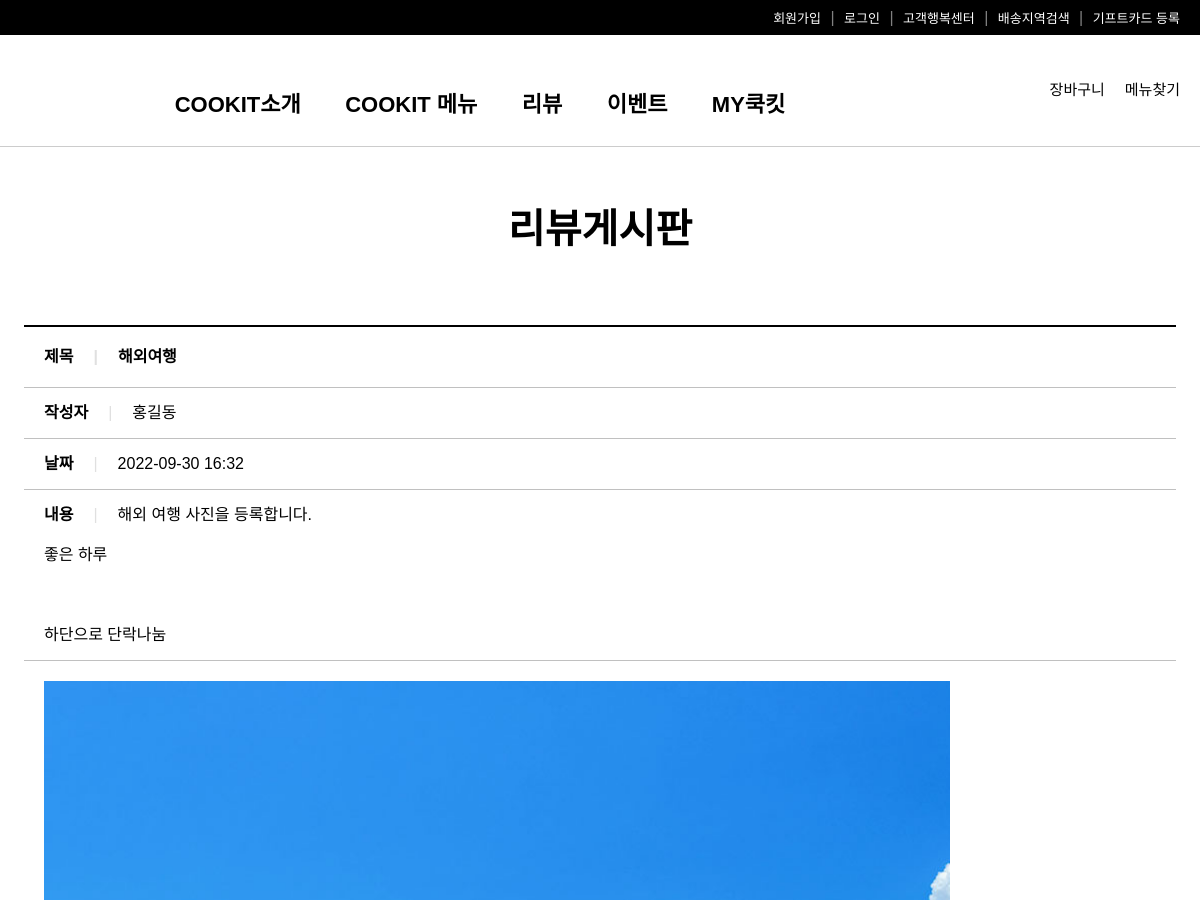
The page /freeBoard/1/1/1/28/fboardView (upper part) on the database as committed earlier.
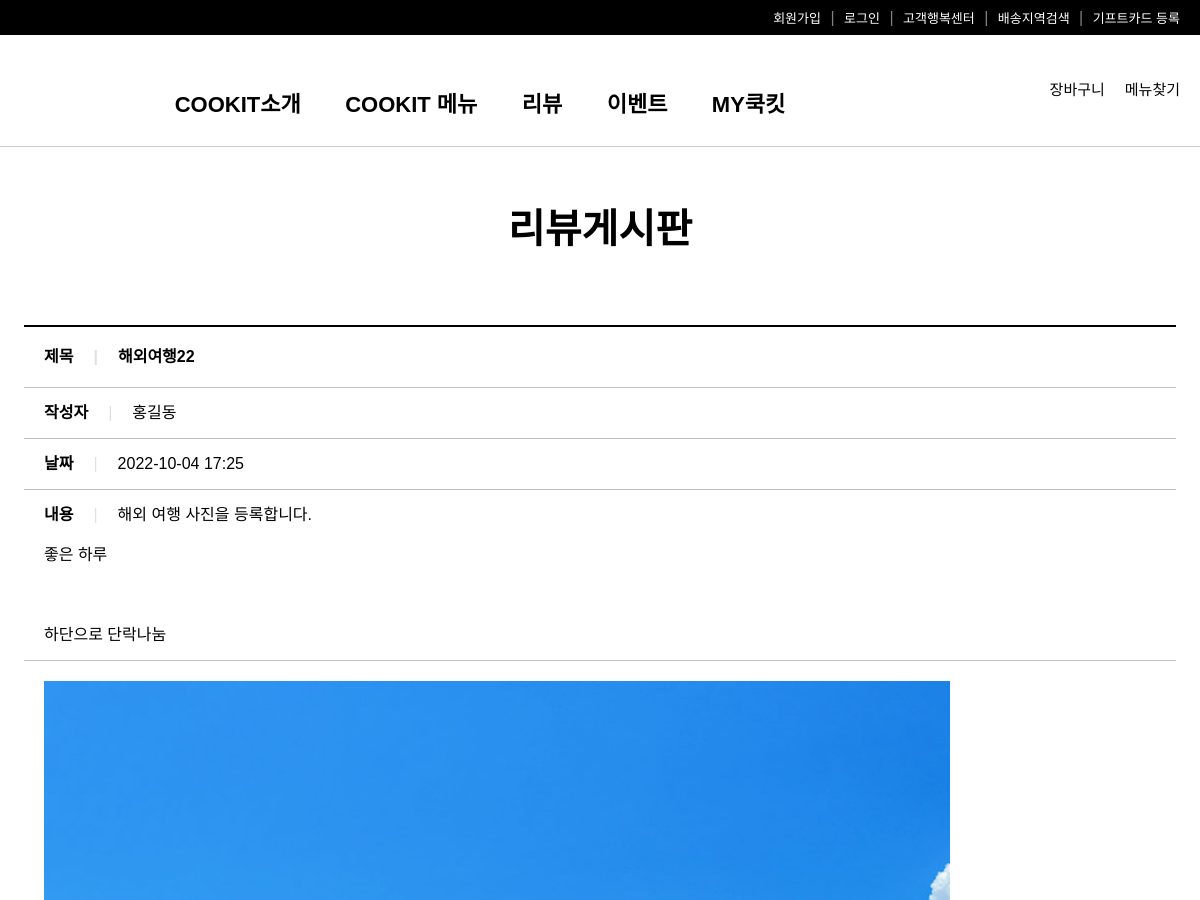
The same page on the database as committed later.
### freeBoard/models.py (models this page shows, shortened)
class Fboard(models.Model):
    b_no = models.AutoField(primary_key=True)
    member = models.ForeignKey(Member,on_delete=models.DO_NOTHING,null=True)
    b_title = models.CharField(max_length=1000)
    b_content = models.TextField()
    b_date = models.DateTimeField(default=datetime.now(),blank=True)
    b_group = models.IntegerField(default=0)
    b_step = models.IntegerField(default=0)
    b_indent = models.IntegerField(default=0)
    b_hit = models.IntegerField(default=1)
    b_file = models.ImageField(blank=True)

### member/models.py (models this page shows, shortened)
class Member(models.Model):
    id = models.CharField(primary_key=True, max_length=40)
    pw = models.CharField(max_length=40)
    name = models.CharField(max_length=40)
    tel = models.CharField(max_length=20)
    birth = models.DateField(blank=True)
    gender = models.CharField(max_length=10)
    email = models.CharField(max_length=30)
    zipcode = models.CharField(max_length=100)
    address1 = models.CharField(max_length=300)
    address2 = models.CharField(max_length=200)
    hobby = models.CharField(max_length=50)
    reg_date = models.DateTimeField(default=datetime.now(),blank=True)

### freeBoard/views.py (the view)
# urls.py: path('<int:nowpage>/<str:category>/<str:sword>/<str:b_no>/fboardView',views.fboardView,name="fboardView"),
def fboardView(request,nowpage,category,sword,b_no):
    qs = Fboard.objects.get(b_no=b_no)
    print("views :",b_no)
    context = {"fboard":qs,'nowpage':nowpage,"category":category,"sword":sword}
    return render(request,'fboardView.html',context)

### freeBoard/templates/fboardView.html (shortened to what this page needs)
{% load static %}
<!DOCTYPE html>
<html lang="ko">
<head>
  <link rel="stylesheet" href="https://cdnjs.cloudflare.com/ajax/libs/font-awesome/5.12.1/css/all.min.css">
  <link rel="stylesheet" href="{% static 'css/style.css' %}">
  <link rel="stylesheet" href="{% static 'css/read.css' %}">
</head>
<body>
  <header>
    <ul>
      <li>회원가입</li> <span>|</span>
      <li>로그인</li> <span>|</span>
      <li>고객행복센터</li> <span>|</span>
      <li>배송지역검색</li> <span>|</span>
      <li>기프트카드 등록</li>
    </ul>
  </header>
  <nav>
    <div class="logo"></div>
    <div id="search">
      <div class="search"></div><br>
      <span>메뉴찾기</span>
    </div>
    <div id="cart">
      <div class="cart"></div><br>
      <span>장바구니</span>
    </div>
    <div class="nav-menu">
      <ul>
        <li>COOKIT소개</li>
        <li>COOKIT 메뉴</li>
        <li>리뷰</li>
        <li>이벤트</li>
        <li>MY쿡킷</li>
      </ul>
    </div>
  </nav>
  <section>
    <h1>리뷰게시판</h1>
    <table>
      <tr>
        <th><strong>제목</strong><span class="separator">|</span>{{fboard.b_title}}</th>
      </tr>
      <tr>
        <td><strong>작성자</strong><span class="separator">|</span>{{fboard.member.name}}</td>
      </tr>
      <tr>
        <td><strong>날짜</strong><span class="separator">|</span>{{fboard.b_date|date:'Y-m-d H:i'}}</td>
      </tr>
      <tr>
        <td><strong>내용</strong><span class="separator">|</span>{{fboard.b_content | safe }}</td>
      </tr>
      <tr>
        <td class="article">
          <img src="/media/{{fboard.b_file}}" alt="" width="80%">
        </td>
      </tr>
    </table>
  </section>
</body>
</html>

Rows that differ between the two databases and show on the page:
changed Fboard "해외 여행 사진을 등록합니다. 좋은 하루 하단으로 단락나눔": b_title "해외여행" → "해외여행22"; b_date "2022-09-30 16:32" → "2022-10-04 17:25"
